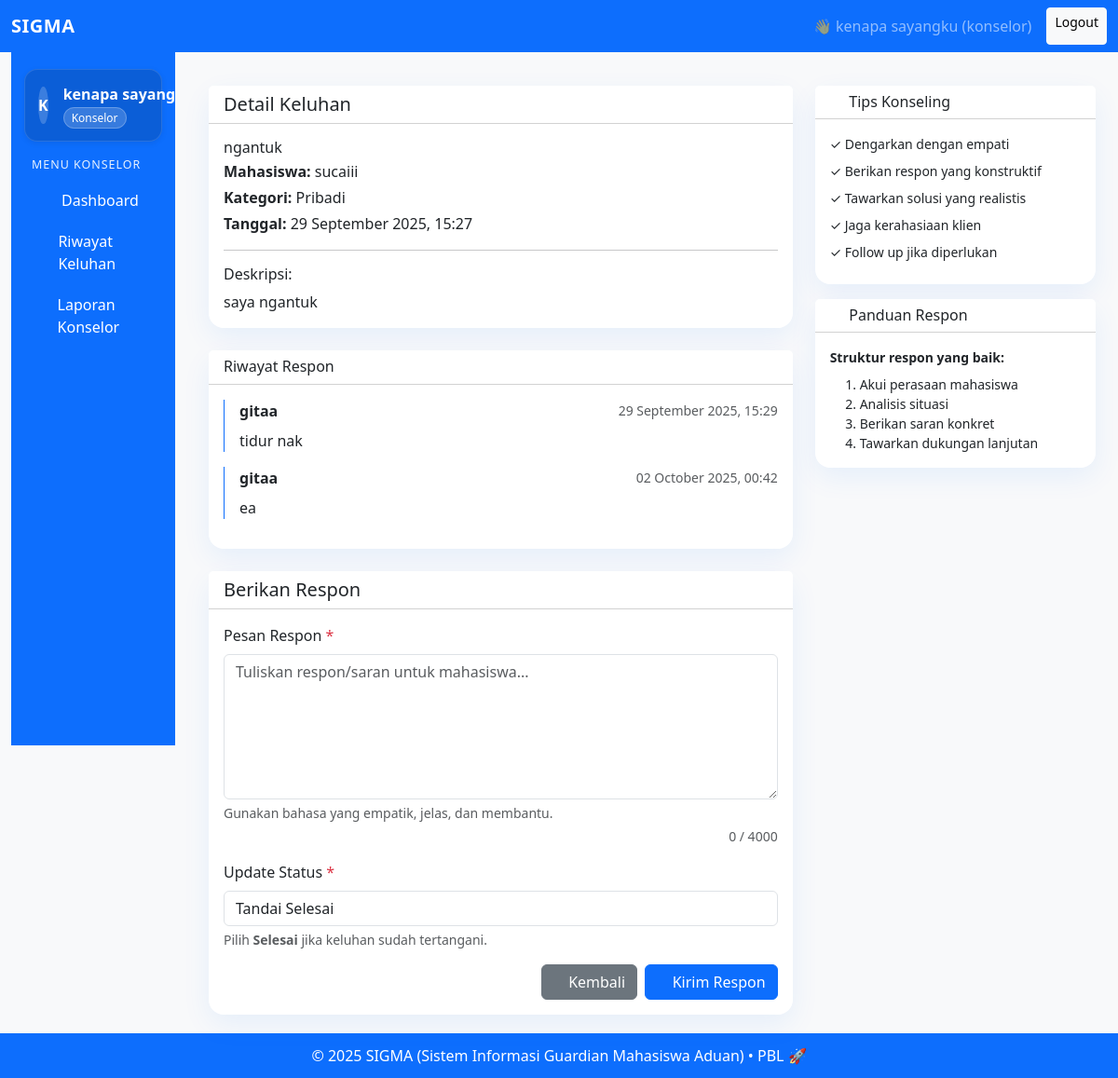
Screenshot of /respon_keluhan/2 (signed in) with the database file from the repository.
### app.py (models this page shows, shortened)
class User(db.Model):
    id = db.Column(db.Integer, primary_key=True)
    username = db.Column(db.String(150), unique=True, nullable=False)   # pola sesuai peran
    password_hash = db.Column(db.String(200), nullable=False)
    role = db.Column(db.String(50), nullable=False)                     # mahasiswa | konselor | admin
    keluhan = db.relationship("Keluhan", backref="mahasiswa", foreign_keys="Keluhan.mahasiswa_id")
    tangani = db.relationship("Keluhan", backref="konselor", foreign_keys="Keluhan.konselor_id")
    respon = db.relationship("Respon", backref="konselor", lazy=True)

class Keluhan(db.Model):
    id = db.Column(db.Integer, primary_key=True)
    judul = db.Column(db.String(200), nullable=False)
    kategori = db.Column(db.String(100), nullable=False)
    deskripsi = db.Column(HybridEncryptedText, nullable=False)
    status = db.Column(db.String(50), default="Menunggu")
    tanggal_dibuat = db.Column(db.DateTime, default=datetime.utcnow)
    tanggal_direspon = db.Column(db.DateTime)
    mahasiswa_id = db.Column(db.Integer, db.ForeignKey("user.id"), nullable=False)
    konselor_id = db.Column(db.Integer, db.ForeignKey("user.id"))
    respon = db.relationship("Respon", backref="keluhan", lazy=True, order_by="Respon.tanggal_respon.asc()")

class Respon(db.Model):
    id = db.Column(db.Integer, primary_key=True)
    pesan = db.Column(HybridEncryptedText, nullable=False)
    tanggal_respon = db.Column(db.DateTime, default=datetime.utcnow)
    keluhan_id = db.Column(db.Integer, db.ForeignKey("keluhan.id"), nullable=False)
    konselor_id = db.Column(db.Integer, db.ForeignKey("user.id"), nullable=False)

### app.py (the view, shortened to what this page needs)
@app.route("/respon_keluhan/<int:keluhan_id>", methods=["GET", "POST"])
def respon_keluhan(keluhan_id):
    if "user_id" not in session or session.get("role") != "konselor":
        return redirect(url_for("login"))
    keluhan = Keluhan.query.get_or_404(keluhan_id)
    return render_template("respon_keluhan.html", keluhan=keluhan)

### app.py (called while the page is built, shortened)
def _decrypt_value(db_value: str) -> str:
    if db_value is None:
        return None
    if not ENCRYPTION_OK:
        try:
            blob = json.loads(db_value)
            if isinstance(blob, dict) and "ct" in blob and "wk" in blob:
                return "[data terenkripsi]"
        except Exception:
            pass
        return db_value

@app.before_request
def load_current_user():
    g.current_user = None
    if "user_id" in session:
        g.current_user = User.query.get(session["user_id"])

@app.context_processor
def inject_user():
    return dict(current_user=g.current_user, csrf_token=generate_csrf)

    def process_result_value(self, value, dialect):
        return _decrypt_value(value)

### templates/respon_keluhan.html (shortened to what this page needs)
{% extends "base.html" %}
{% block content %}
<div class="container mt-3">
  <div class="row">
    <div class="col-lg-8">
      <div class="card k-card mb-4">
        <div class="card-header bg-white k-header">
          <h5 class="mb-0">Detail Keluhan</h5>
        </div>
        <div class="card-body">
          <h6 class="mb-1 text-truncate" title="{{ keluhan.judul|e }}">{{ keluhan.judul|e }}</h6>
          <p class="mb-1"><strong>Mahasiswa:</strong> {{ (keluhan.mahasiswa.username if keluhan.mahasiswa else '-')|e }}</p>
          <p class="mb-1"><strong>Kategori:</strong> {{ keluhan.kategori|e if keluhan.kategori else '-' }}</p>
          <p class="mb-3">
            <strong>Tanggal:</strong>
            {% if keluhan.tanggal_dibuat %}
              {{ keluhan.tanggal_dibuat.strftime('%d %B %Y, %H:%M') }}
            {% else %}-{% endif %}
          </p>
          <hr>
          <h6>Deskripsi:</h6>
          <div class="prewrap mb-0">{{ (keluhan.deskripsi or '-')|e }}</div>
        </div>
      </div>
      {% if keluhan.respon and keluhan.respon|length > 0 %}
      <div class="card k-card mb-4">
        <div class="card-header bg-white k-header">
          <h6 class="mb-0">Riwayat Respon</h6>
        </div>
        <div class="card-body">
          {% for respon in keluhan.respon %}
            <div class="border-start border-primary ps-3 mb-3">
              <div class="d-flex justify-content-between align-items-center">
                <strong>{{ (respon.konselor.username if respon.konselor else 'Konselor')|e }}</strong>
                <small class="text-muted">
                  {% if respon.tanggal_respon %}{{ respon.tanggal_respon.strftime('%d %B %Y, %H:%M') }}{% endif %}
                </small>
              </div>
              <div class="prewrap mt-2 mb-0">{{ respon.pesan|e }}</div>
            </div>
          {% endfor %}
        </div>
      </div>
      {% endif %}
      <div class="card k-card">
        <div class="card-header bg-white k-header">
          <h5 class="mb-0">Berikan Respon</h5>
        </div>
        <div class="card-body">
          <form id="formRespon" method="POST" action="{{ url_for('respon_keluhan', keluhan_id=keluhan.id) }}" autocomplete="off">
            <div class="mb-3">
              <label for="pesan" class="form-label">Pesan Respon <span class="text-danger">*</span></label>
              <textarea
                class="form-control"
                id="pesan"
                name="pesan"
                rows="6"
                required
                minlength="3"
                maxlength="4000"
                placeholder="Tuliskan respon/saran untuk mahasiswa..."
                aria-describedby="pesanHelp pesanCounter"></textarea>
              <div id="pesanHelp" class="form-text">Gunakan bahasa yang empatik, jelas, dan membantu.</div>
              <div id="pesanCounter" class="form-text counter text-end">0 / 4000</div>
            </div>
            <div class="mb-3">
              <label for="status" class="form-label">Update Status <span class="text-danger">*</span></label>
              <select class="form-control" id="status" name="status" required>
                <option value="Selesai"  {% if keluhan.status == 'Selesai'  %}selected{% endif %}>Tandai Selesai</option>
              </select>
              <div class="form-text">Pilih <strong>Selesai</strong> jika keluhan sudah tertangani.</div>
            </div>
            <div class="d-grid gap-2 d-md-flex justify-content-md-end">
              <a href="{{ url_for('dashboard_konselor') }}" class="btn btn-secondary">
                <i class="fa-solid fa-arrow-left"></i> Kembali
              </a>
              <button id="btnSubmit" type="submit" class="btn btn-primary">
                <i class="fa-solid fa-paper-plane"></i> Kirim Respon
              </button>
            </div>
          </form>
        </div>
      </div>
    </div>
    <div class="col-lg-4 mt-4 mt-lg-0">
      <div class="card k-card">
        <div class="card-header bg-white k-header">
          <h6 class="mb-0"><i class="fa-solid fa-lightbulb me-1"></i> Tips Konseling</h6>
        </div>
        <div class="card-body">
          <ul class="list-unstyled mb-0 small">
            <li class="mb-2">✓ Dengarkan dengan empati</li>
            <li class="mb-2">✓ Berikan respon yang konstruktif</li>
            <li class="mb-2">✓ Tawarkan solusi yang realistis</li>
            <li class="mb-2">✓ Jaga kerahasiaan klien</li>
            <li class="mb-2">✓ Follow up jika diperlukan</li>
          </ul>
        </div>
      </div>
      <div class="card k-card mt-3">
        <div class="card-header bg-white k-header">
          <h6 class="mb-0"><i class="fa-solid fa-circle-info me-1"></i> Panduan Respon</h6>
        </div>
        <div class="card-body">
          <p class="small mb-2"><strong>Struktur respon yang baik:</strong></p>
          <ol class="small mb-0">
            <li>Akui perasaan mahasiswa</li>
            <li>Analisis situasi</li>
            <li>Berikan saran konkret</li>
            <li>Tawarkan dukungan lanjutan</li>
          </ol>
        </div>
      </div>
    </div>
  </div>
</div>
{% endblock %}

### templates/base.html (shortened to what this page needs)
<!DOCTYPE html>
<html lang="id">
<head>
  <link href="https://cdn.jsdelivr.net/npm/bootstrap@5.3.2/dist/css/bootstrap.min.css" rel="stylesheet">
  <link href="https://cdnjs.cloudflare.com/ajax/libs/font-awesome/6.5.0/css/all.min.css" rel="stylesheet"/>
</head>
<body>
  <nav class="navbar navbar-expand-lg navbar-dark bg-primary">
    <div class="container-fluid">
      <a class="navbar-brand fw-bold" href="{{ url_for('index') }}">SIGMA</a>
      <div class="d-flex ms-auto">
        {% if current_user %}
          <span class="navbar-text me-3">👋 {{ current_user.username }} ({{ current_user.role }})</span>
          <a class="btn btn-light btn-sm" href="{{ url_for('logout') }}">Logout</a>
        {% else %}
          <a class="btn btn-outline-light btn-sm me-2" href="{{ url_for('login') }}">Login</a>
          <a class="btn btn-warning btn-sm" href="{{ url_for('register') }}">Register</a>
        {% endif %}
      </div>
    </div>
  </nav>
  <div class="container-fluid app-layout">
    <div class="row">
      {% if current_user and current_user.role in ['admin','konselor','mahasiswa'] %}
      <aside class="col-lg-2 col-md-3">
        <div id="sidebarCollapse" class="sidebar collapse d-lg-block">
          <div class="profile-card d-flex align-items-center gap-3">
            <div class="avatar-circle" aria-hidden="true">
              {{ (current_user.username[0]|upper) if current_user and current_user.username else 'U' }}
            </div>
            <div class="flex-grow-1">
              <div class="fw-semibold text-truncate">{{ current_user.username }}</div>
              <span class="role-badge text-capitalize">{{ current_user.role }}</span>
            </div>
          </div>
          {% if current_user.role == 'admin' %}
            <h6>Menu Admin</h6>
            <nav class="nav nav-vertical flex-column">
              <a class="nav-link {% if request.endpoint == 'dashboard_admin' %}active{% endif %}" href="{{ url_for('dashboard_admin') }}">
                <i class="fa-solid fa-gauge-high" aria-hidden="true"></i> Dashboard
              </a>
              <a class="nav-link {% if request.endpoint == 'kelola_user' %}active{% endif %}" href="{{ url_for('kelola_user') }}">
                <i class="fa-solid fa-users-gear" aria-hidden="true"></i> Kelola User
              </a>
              <a class="nav-link {% if request.endpoint == 'laporan_sistem' %}active{% endif %}" href="{{ url_for('laporan_sistem') }}">
                <i class="fa-solid fa-clipboard-list" aria-hidden="true"></i> Rekap Keluhan
              </a>
            </nav>
          {% elif current_user.role == 'konselor' %}
            <h6>Menu Konselor</h6>
            <nav class="nav nav-vertical flex-column">
              <a class="nav-link {% if request.endpoint == 'dashboard_konselor' %}active{% endif %}" href="{{ url_for('dashboard_konselor') }}">
                <i class="fa-solid fa-briefcase" aria-hidden="true"></i> Dashboard
              </a>
              <a class="nav-link {% if request.endpoint == 'riwayat_keluhan_konselor' %}active{% endif %}" href="{{ url_for('riwayat_keluhan_konselor') }}">
                <i class="fa-solid fa-clock-rotate-left" aria-hidden="true"></i> Riwayat Keluhan
              </a>
              <a class="nav-link " href="{{ url_for('laporan_konselor') }}">
                <i class="fa-solid fa-file-lines" aria-hidden="true"></i> Laporan Konselor
              </a>
            </nav>
          {% endif %}
        </div>
      </aside>
      {% endif %}
      <main class="{% if current_user and current_user.role in ['admin','konselor','mahasiswa'] %}col-lg-10 col-md-9{% else %}col-12{% endif %}">
        {% block content %}{% endblock %}
      </main>
    </div>
  </div>
  <footer>
    <p class="mb-0">&copy; 2025 SIGMA (Sistem Informasi Guardian Mahasiswa Aduan) • PBL 🚀</p>
  </footer>
</body>
</html>

### templates/base.html (style rules this page uses)
:root { --primary:#0d6efd; --primary-2:#4dabf7; --bg-soft:#f8f9fa; --sidebar-bg: var(--primary); --sidebar-bg-dark: #0b5ed7; --sidebar-text: #ffffff; --sidebar-hover: rgba(255,255,255,.14); --sidebar-active: rgba(255,255,255,.22); --shadow-1: 0 10px 30px rgba(13,110,253,.08); --shadow-2: 0 24px 60px rgba(13,110,253,.12); --shadow-soft: 0 18px 50px rgba(0,0,0,.06); }
body { background: var(--bg-soft); }
.navbar-brand { letter-spacing:.5px; }
.app-layout { min-height: 100vh; }
.sidebar { background: var(--sidebar-bg); color: var(--sidebar-text); padding: 18px 14px; position: sticky; top: 0; height: calc(100vh - 56px); overflow-y: auto; }
.sidebar .profile-card { background: var(--sidebar-bg-dark); border: 1px solid rgba(255,255,255,.12); color: var(--sidebar-text); border-radius: 14px; padding: 14px; box-shadow: 0 2px 6px rgba(0,0,0,.08); }
.avatar-circle { width: 40px; height: 40px; border-radius: 50%; background: rgba(255,255,255,.2); display:flex; align-items:center; justify-content:center; font-weight: 700; color: #fff; }
.role-badge { background: rgba(255,255,255,.18); border:1px solid rgba(255,255,255,.25); color:#fff; padding:.15rem .5rem; border-radius: 999px; font-size:.75rem; }
.sidebar h6 { font-size:.78rem; text-transform: uppercase; letter-spacing:.08em; opacity:.9; margin: 18px 8px 8px; }
.nav-vertical .nav-link { color: var(--sidebar-text); display:flex; align-items:center; gap:10px; padding:10px 12px; border-radius:10px; transition: background .15s ease; font-weight:500; }
.nav-vertical .nav-link i { width: 18px; text-align:center; }
main { padding: 20px; }
footer { background: var(--primary); color:#fff; text-align:center; padding:12px 0; }
.k-card { border:0; border-radius:1rem; box-shadow: var(--shadow-1); background:#fff }

### templates/respon_keluhan.html (style rules this page uses)
.k-card { border:0; border-radius:1rem; box-shadow:0 10px 30px rgba(13,110,253,.08) }
.k-header { border-top-left-radius:1rem; border-top-right-radius:1rem }
.prewrap { white-space:pre-wrap }
.counter { font-variant-numeric: tabular-nums }

### rows the page displays
User: username "kenapa sayangku", role "konselor", username "K", username "kenapa…", role "Konselor"
Keluhan: judul "ngantuk", kategori "Pribadi", tanggal_dibuat "29 September 2025, 15:27", deskripsi "saya ngantuk", status "Tandai Selesai"
User: username "sucaiii"
Respon: tanggal_respon "29 September 2025, 15:29", pesan "tidur nak"
User: username "gitaa"
Respon: tanggal_respon "02 October 2025, 00:42", pesan "ea"
